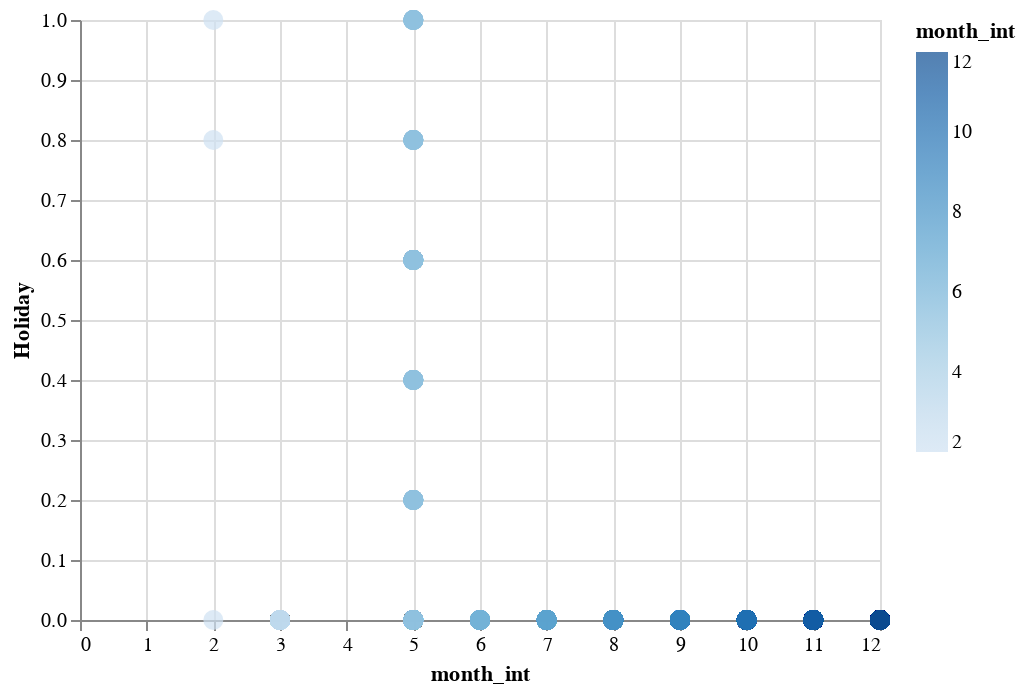

Notebook code for this chart:
### Markdown cell above
### Extra Chart

Let's look at the data set in regards to closeness to a holiday, but first, let's read a bit about the values for our `"Holiday"` column.

*"The "Special Day" feature indicates the closeness of the site visiting time to a specific special day (e.g. Mother’s Day, Valentine's Day) in which the sessions are more likely to be finalized with transaction. The value of this attribute is determined by considering the dynamics of e-commerce such as the duration between the order date and delivery date. For example, for Valentin[e]’s day, this value takes a nonzero value between February 2 and February 12, zero before and after this date unless it is close to another special day, and its maximum value of 1 on February 8." (Sakar, Kastro; UCI Machine Learning Repository)*

### Code cell
extra_c = alt.Chart(df).mark_circle(size=100).encode(
    x="month_int",
    y="Holiday",
    color = "month_int",
    tooltip = ["Month", "Holiday"]
)

extra_c

### Figure 1 — Vega-Lite specification as saved in the notebook (floating-point values rounded to 4 significant figures; data arrays with more than 128 entries replaced by an {"elided": "..."} marker saying what was removed)
{"config": {"view": {"continuousWidth": 400, "continuousHeight": 300}}, "data": {"name": "data-62f072208fdc1403cf5fad73d79d5b9a"}, "mark": {"type": "circle", "size": 100}, "encoding": {"color": {"field": "month_int", "type": "quantitative"}, "tooltip": [{"field": "Month", "type": "nominal"}, {"field": "Holiday", "type": "quantitative"}], "x": {"field": "month_int", "type": "quantitative"}, "y": {"field": "Holiday", "type": "quantitative"}}, "$schema": "https://vega.github.io/schema/vega-lite/v4.17.0.json", "datasets": {"data-62f072208fdc1403cf5fad73d79d5b9a": {"elided": "1908 records"}}}
